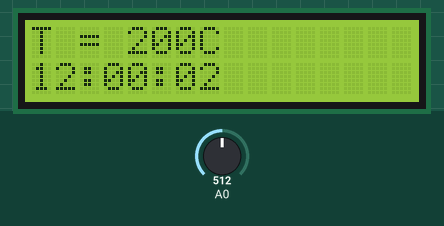
This sketch was run on a simulated Arduino Uno, built with avr-gcc and run on an emulated ATmega328P. On the bench: 16×2 character LCD. The inputs (shaded band) are chosen by the test bench; at power-on: A0 = 512.

Above: at 1.2 s.
1.3 s: A0 set to 716
At 2.8 s:
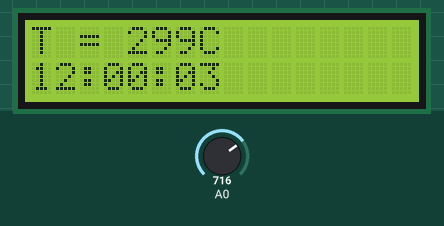
4.5 s: A0 set to 900
At 5.8 s:
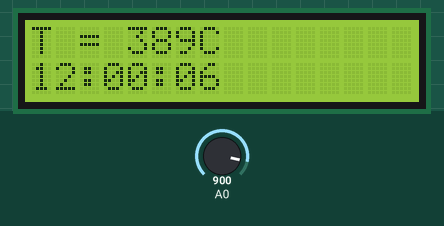
7.5 s: A0 set to 1023
At 8.9 s:
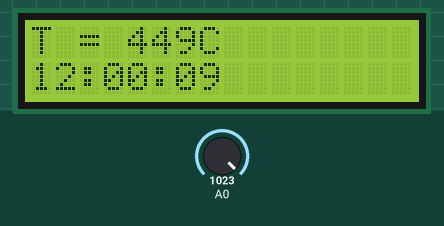
Timing chart, 0 to 10.5 s (numbered marks = the images above; inputs shaded):
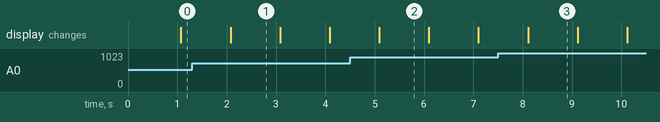

Measured:
- what the display in image 1 shows lasts 1.0 s, from 2.1 s to 3.1 s

The sketch:

senzor_de_temperatura_tmp361.ino
```cpp
#include <LiquidCrystal.h>
#include <avr/interrupt.h>

#define TP36_SENSOR_CHANNEL 0  // Setare pin senzor de temp A0
#define ADC_REF_VOLTAGE 5.0    // Tensiune de referinta 5V

// setare pini LCD
const int rs = 12, en = 11, d4 = 5, d5 = 4, d6 = 3, d7 = 2;

// declarare lcd
LiquidCrystal lcd(rs, en, d4, d5, d6, d7);

// variabile ceas
volatile int seconds = 0;
volatile int minutes = 0;
volatile int hours = 12; // ora de start

void setup() {
    // Configurare ADC
    ADMUX |= (1 << REFS0); // Setam tensiunea de referinta la AVCC
    ADCSRA |= (1 << ADPS2) | (1 << ADPS1) | (1 << ADPS0); // Prescaler de 128
    ADCSRA |= (1 << ADEN); // Activam ADC-ul

    // Configurare Timer1 pentru a genera o întrerupere la fiecare secundă
    TCCR1A = 0;
    TCCR1B = (1 << WGM12) | (1 << CS12) | (1 << CS10); // CTC, prescaler 1024
    OCR1A = 15624; // Valoare pentru 1 secunda (16 MHz / 1024 prescaler)
    TIMSK1 |= (1 << OCIE1A); // Activăm întreruperea la comparare
    sei(); // Activăm întreruperile globale

    lcd.begin(16, 2);
    Serial.begin(9600);
}

ISR(TIMER1_COMPA_vect) {
    seconds++;
    if (seconds >= 60) {
        seconds = 0;
        minutes++;
        if (minutes >= 60) {
            minutes = 0;
            hours++;
            if (hours >= 24) {
                hours = 0;
            }
        }
    }
}

void loop() {
    // Setăm canalul ADC pentru senzorul de temperatură (A0)
    ADMUX = (ADMUX & 0xF0) | TP36_SENSOR_CHANNEL;
    // Pornim conversia ADC
    ADCSRA |= (1 << ADSC);
    // Așteptăm să se termine conversia
    while (ADCSRA & (1 << ADSC));
    // Citim valoarea ADC și calculăm temperatura
    uint16_t adc_value = ADC;
    float voltage = (float)adc_value * ADC_REF_VOLTAGE / 1024.0;
    int temperature = (voltage - 0.5) * 100.0;

    // Afișare pe LCD
    lcd.clear();
    lcd.setCursor(0, 0);
    lcd.print("T = ");
    lcd.print(temperature);
    lcd.print("C");

    lcd.setCursor(0, 1);
    if (hours < 10) lcd.print("0");
    lcd.print(hours);
    lcd.print(":");
    if (minutes < 10) lcd.print("0");
    lcd.print(minutes);
    lcd.print(":");
    if (seconds < 10) lcd.print("0");
    lcd.print(seconds);

    delay(1000);
}
```
